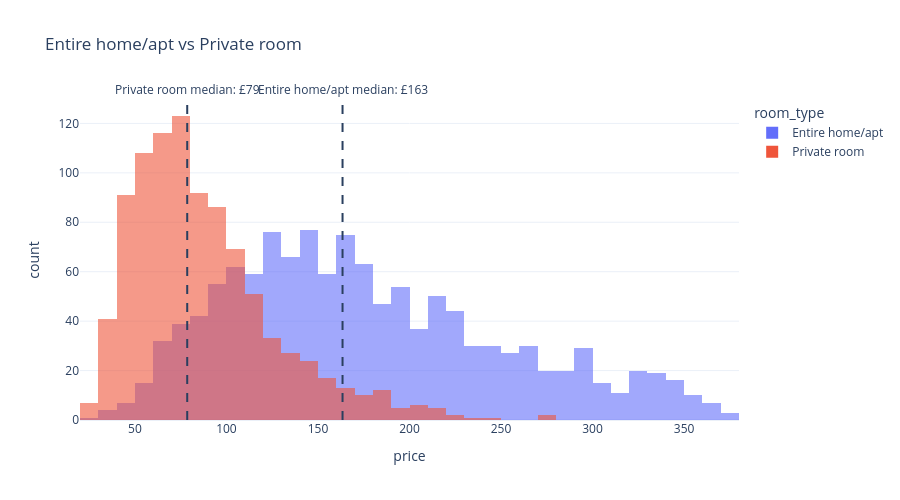

Write notebook code for a chart like this one.
### Markdown cell above
## Task 1 — Histogram: price by room type (overlapping distributions)

**What to build:** A histogram showing price distributions for **Entire home/apt vs Private room** (exclude Shared room — too few observations) overlaid on the same chart.

**Requirements:**
- Both room types on the same chart (use `color='room_type'`)
- `barmode='overlay'` with `opacity=0.6` so both distributions are visible
- A vertical line for the median of EACH room type, differently coloured
- Insight title comparing the two distributions

> 💡 `df_cap[df_cap['room_type'].isin(['Entire home/apt','Private room'])]`

### Code cell
# Task 1
# YOUR CODE HERE
df1 = df_cap[df_cap['room_type'].isin(['Entire home/apt','Private room'])]

fig = px.histogram(df1,
                   x='price',
                   title='Entire home/apt vs Private room',
                   height=500,
                   color='room_type',
                   barmode='overlay',
                   nbins=50,
                   template='plotly_white',
                   opacity=0.6
                  )

for room_type, median in df1.groupby('room_type')['price'].median().items():
    fig.add_vline(
        x=median,
        line_dash='dash',
        annotation_text=f'{room_type} median: £{median:.0f}',
        annotation_position='top'
    )


fig.show()

### Figure 1 — Plotly figure (JSON) as saved in the notebook; plotly's stock layout.template omitted (floating-point values rounded to 4 significant figures; data arrays with more than 128 entries replaced by an {"elided": "..."} marker saying what was removed)
{"data": [{"bingroup": "x", "hovertemplate": "room_type=Entire home/apt<br>price=%{x}<br>count=%{y}<extra></extra>", "legendgroup": "Entire home/apt", "marker": {"color": "#636efa", "opacity": 0.6, "pattern": {"shape": ""}}, "name": "Entire home/apt", "nbinsx": 50, "orientation": "v", "showlegend": true, "type": "histogram", "x": {"elided": "1251 float values"}, "xaxis": "x", "yaxis": "y"}, {"bingroup": "x", "hovertemplate": "room_type=Private room<br>price=%{x}<br>count=%{y}<extra></extra>", "legendgroup": "Private room", "marker": {"color": "#EF553B", "opacity": 0.6, "pattern": {"shape": ""}}, "name": "Private room", "nbinsx": 50, "orientation": "v", "showlegend": true, "type": "histogram", "x": {"elided": "942 float values"}, "xaxis": "x", "yaxis": "y"}], "layout": {"annotations": [{"showarrow": false, "text": "Entire home/apt median: £163", "x": 163.4, "xanchor": "center", "xref": "x", "y": 1, "yanchor": "bottom", "yref": "y domain"}, {"showarrow": false, "text": "Private room median: £79", "x": 78.57, "xanchor": "center", "xref": "x", "y": 1, "yanchor": "bottom", "yref": "y domain"}], "barmode": "overlay", "height": 500, "legend": {"title": {"text": "room_type"}, "tracegroupgap": 0}, "shapes": [{"line": {"dash": "dash"}, "type": "line", "x0": 163.4, "x1": 163.4, "xref": "x", "y0": 0, "y1": 1, "yref": "y domain"}, {"line": {"dash": "dash"}, "type": "line", "x0": 78.57, "x1": 78.57, "xref": "x", "y0": 0, "y1": 1, "yref": "y domain"}], "title": {"text": "Entire home/apt vs Private room"}, "xaxis": {"anchor": "y", "domain": [0, 1], "title": {"text": "price"}}, "yaxis": {"anchor": "x", "domain": [0, 1], "title": {"text": "count"}}}}
